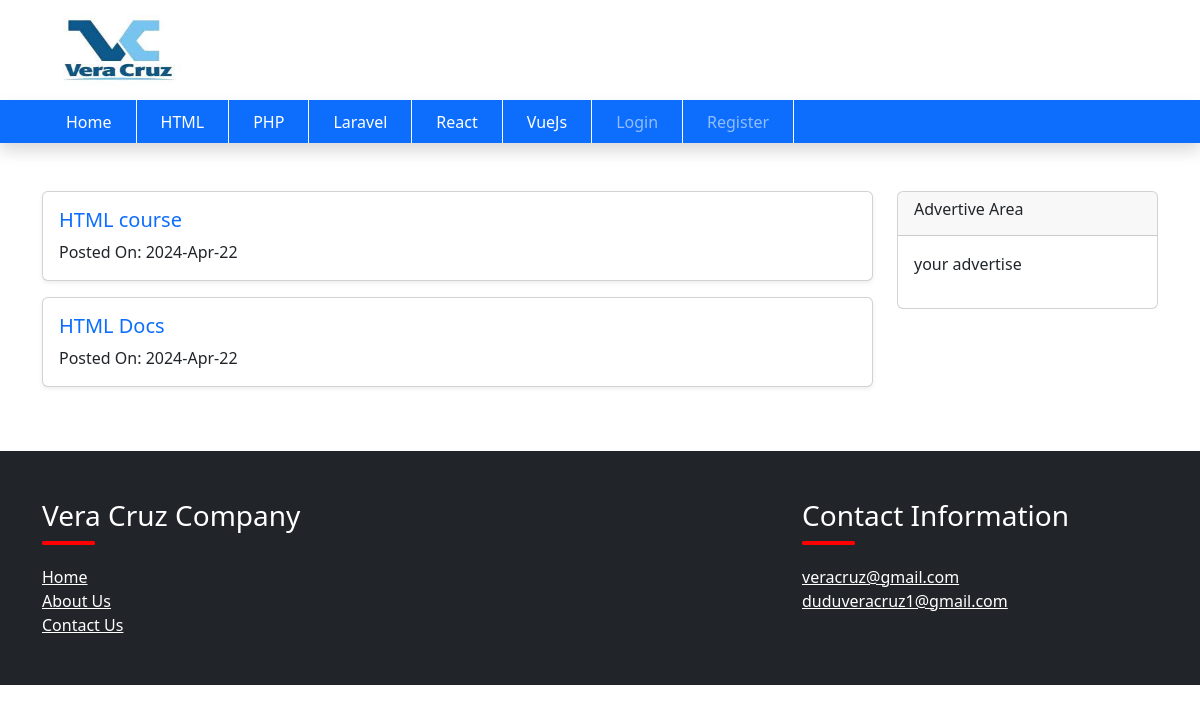
The page /category.php?title=html-tutorial on the database its author committed.
### tables this page shows
CREATE TABLE `categories` (
  `id` int(11) NOT NULL,
  `name` varchar(191) NOT NULL,
  `slug` varchar(191) NOT NULL,
  `description` text DEFAULT NULL,
  `meta_title` varchar(191) NOT NULL,
  `meta_description` mediumtext DEFAULT NULL,
  `meta_keyword` mediumtext DEFAULT NULL,
  `navbar_status` tinyint(1) DEFAULT 0,
  `status` tinyint(1) DEFAULT 0 COMMENT '0=visible, 1=hidden, 2=deleted',
  `created_at` timestamp NULL DEFAULT current_timestamp()
);

CREATE TABLE `posts` (
  `id` int(11) NOT NULL,
  `category_id` int(11) NOT NULL,
  `name` varchar(191) NOT NULL,
  `slug` varchar(191) NOT NULL,
  `description` text DEFAULT NULL,
  `image` text DEFAULT NULL,
  `meta_title` varchar(191) NOT NULL,
  `meta_description` mediumtext NOT NULL,
  `meta_keyword` mediumtext NOT NULL,
  `status` tinyint(1) DEFAULT 0,
  `created_at` timestamp NULL DEFAULT current_timestamp()
);

### category.php (the view, shortened to what this page needs)
<?php
  include('includes/config.php');
  include('includes/header.php');
  include('includes/navbar.php');
?>
<div class="py-5">
  <div class="container">
    <div class="row">
      <div class="col-md-9">
        <?php if(isset($_GET['title'])) : ?>
          <?php
            $slug = mysqli_real_escape_string($con,$_GET['title']);
            $category_query = "SELECT id,slug FROM categories WHERE slug = '$slug' AND status = '0' LIMIT 1";
            $category_result = mysqli_query($con,$category_query);
            if(mysqli_num_rows($category_result) > 0) {
              $category_data = mysqli_fetch_assoc($category_result);
              $category_id = $category_data['id'];
              $posts_query = "SELECT category_id,name,slug,created_at FROM posts WHERE category_id = '$category_id' AND status = '0'";
              $posts_result = mysqli_query($con,$posts_query);
              if(mysqli_num_rows($posts_result) > 0) {
                foreach($posts_result as $post) {
                  ?>
                    <div class="mb-3">
                      <a href="post.php?title=<?=$post['slug']?>" class="text-decoration-none" >
                        <div class="card card-body shadow-sm md-4">
                          <h5><?=$post['name']?></h5>
                          <div>
                            <label class="text-dark me-2">
                              Posted On: <?=date('Y-M-d',strtotime($post['created_at']))?>
                            </label>
                          </div>
                        </div>
                      </a>
                    </div>
                  <?php
                }
              } else {
                ?>
                  <h4>No Posts Found</h4>
                <?php
              }
            } else {
              ?>
                <h4>No Category Found</h4>
              <?php
            }
          ?>
        <?php else : ?>
          <h4>No such Url Found</h4>
        <?php endif ?>
      </div>
      <div class="col-md-3">
        <div class="card">
          <div class="card-header">
            <h6>Advertive Area</h6>
          </div>
          <div class="card-body">
            <p>your advertise</p>
          </div>
        </div>
      </div>
    </div>
  </div>
</div>
<?php
  include('includes/footer.php')
?>

### includes/navbar.php (shortened to what this page needs)
<?php
  $navbar_categories_query = "SELECT * FROM categories
  WHERE navbar_status = '0' AND status = '0'";
  $navbar_categories_result = mysqli_query($con,$navbar_categories_query);
?>
<div class="container">
  <div class="row">
    <div class="col-md-3">
      <img height="100px" width="150px" src="admin/assets/img/logo.jpeg" alt="logo">
    </div>
    <div class="col-md-9">
    </div>
  </div>
</div>
<nav class="navbar navbar-expand-lg navbar-dark bg-primary shadow sticky-top">
  <div class="container">
    <div class="collapse navbar-collapse" id="navbarSupportedContent">
      <ul class="navbar-nav me-auto mb-2 mb-lg-0">
        <li class="nav-item">
          <a class="nav-link text-white" href="index.php">Home</a>
        </li>
        <?php if(mysqli_num_rows($navbar_categories_result) > 0): ?>
          <?php foreach($navbar_categories_result as $navItem): ?>
            <li class="nav-item">
              <a class="nav-link text-white" href="category.php?title=<?= $navItem['slug']?>"><?= $navItem['name']?></a>
            </li>
          <?php endforeach ?>
        <?php endif?>
        <?php if(isset($_SESSION['auth_user'])) : ?>
          <li class="nav-item dropdown">
            <a class="nav-link dropdown-toggle" href="#" role="button" data-bs-toggle="dropdown" aria-expanded="false">
              <?= $_SESSION['auth_user']['user_name'] ?>
            </a>
            <ul class="dropdown-menu">
              <li><a class="dropdown-item" href="#">My Profile</a></li>
              <li>
                <?php include('logoutbutton.php') ?>
              </li>
            </ul>
          </li>
        <?php else : ?>
          <li class="nav-item">
            <a class="nav-link" href="./login.php">Login</a>
          </li>
          <li class="nav-item">
            <a class="nav-link" href="./register.php">Register</a>
          </li>
        <?php endif ?>
      </ul>
    </div>
  </div>
</nav>

### rows shown on the page
categories: name "HTML"
categories: name "PHP"
categories: name "Laravel"
categories: name "React"
categories: name "VueJs"
posts: name "HTML course", created_at "2024-Apr-22"
posts: name "HTML Docs", created_at "2024-Apr-22"
